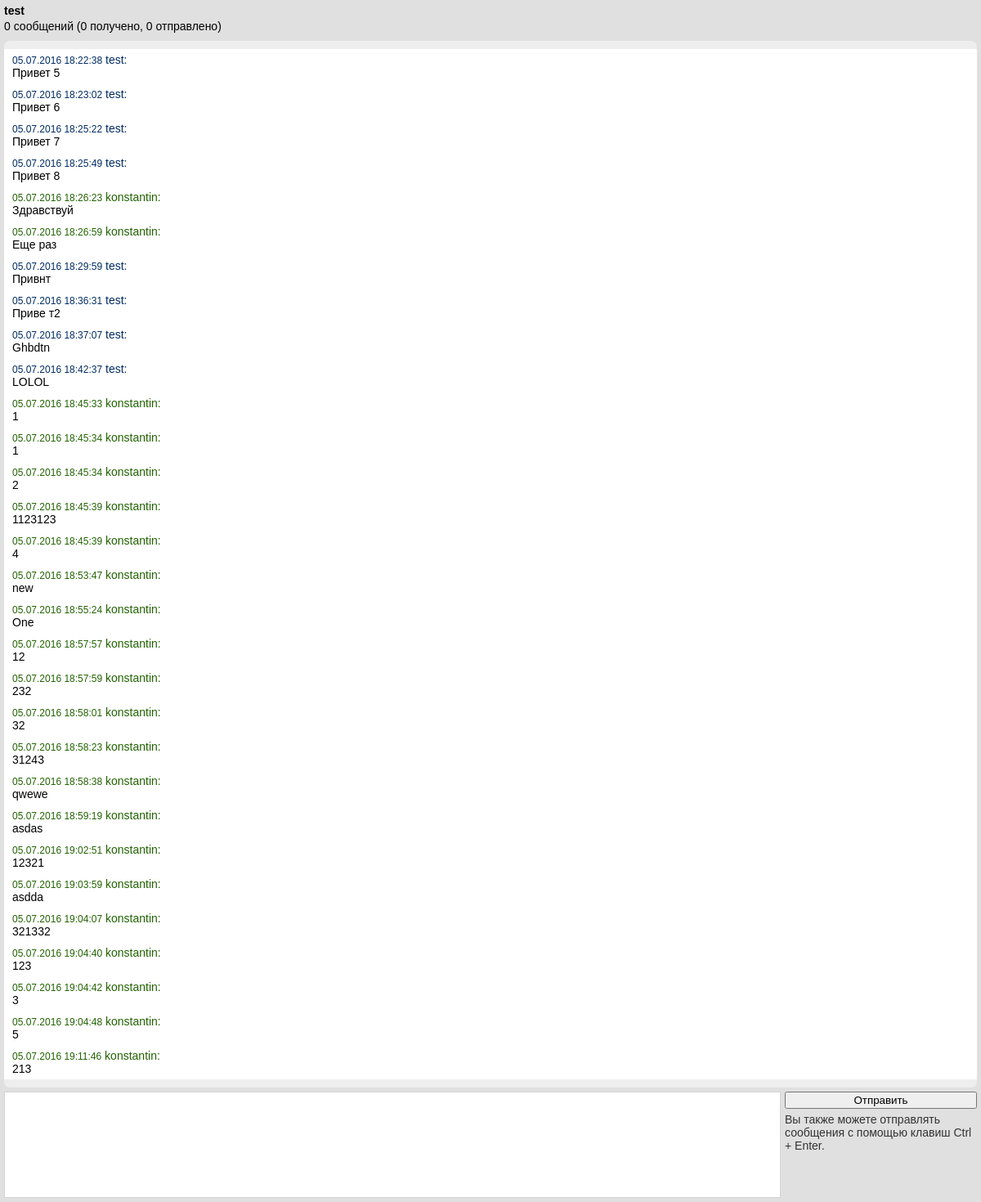
Screenshot of /dialogs/chat/1/ (signed in) with the database file from the repository.
### dialogs/models.py (models this page shows, shortened)
class Thread(models.Model):
    name = models.TextField(blank=True)
    participants = models.ManyToManyField(User)
    last_message = models.DateTimeField(null=True, blank=True, db_index=True)
    def get_participants_list_usernames(self):
        ret = []
        participants = self.participants.all()[:]
        for participant in participants:
            ret.append(participant.username)
        return ret
    def get_name_for_current_user(self, user):
        if self.name:
            return self.name
        participant_list = self.get_participants_list_usernames()
        participant_list.remove(user.username)
        return ", ".join(participant_list)

class Message(models.Model):
    text = models.TextField()
    sender = models.ForeignKey(User)
    thread = models.ForeignKey(Thread)
    datetime = models.DateTimeField(auto_now_add=True, db_index=True)
    has_read = models.BooleanField(default=False)

### dialogs/views.py (the view)
# urls.py: url(r'^chat/(?P<thread_id>\d+)/$', views.chat_view, name='chat'),
@login_required
def chat_view(request, thread_id):
    thread = get_object_or_404(
        Thread,
        id=thread_id,
        participants__id=request.user.id
    )
    messages_info = get_messages_info(request.user.id, thread_id)
    messages = thread.message_set.order_by("-datetime")[:30]
    tz = request.COOKIES.get("timezone")
    if tz:
        pass
    return render(request, 'chat.html', {
        "thread": thread,
        "thread_messages": messages,
        "messages_total": messages_info['total'],
        "messages_sent": messages_info['sent'],
        "messages_received": messages_info['received'],
    })

### dialogs/templatetags/dialog_name.py (called while the page is built)
@register.simple_tag(takes_context=True)
def dialog_name(context, thread):
    return thread.get_name_for_current_user(context['user'])

### dialogs/templatetags/pluralize.py (called while the page is built)
@register.filter
def rupluralize(value, arg):
    args = arg.split(",")
    try:
        number = abs(int(value))
    except TypeError:
        number = 0
    a = number % 10
    b = number % 100
    if (a == 1) and (b != 11):
        return args[0]
    elif (a >= 2) and (a <= 4) and ((b < 10) or (b >= 20)):
        return args[1]
    else:
        return args[2]

### dialogs/utils.py (called while the page is built)
def get_messages_info(user_id, thread_id):
    user_id = str(user_id)
    thread_id = str(thread_id)
    ret = {}
    r = redis.StrictRedis()
    ret['total'] = r.hget(
        "thread_{}_messages".format(thread_id),
        "total_messages"
    )
    ret['sent'] = r.hget(
        "thread_{}_messages".format(thread_id),
        "from_{}".format(user_id)
    )
    if ret['total']:
        ret['total'] = int(ret['total'])
    else:
        ret['total'] = 0
    if ret['sent']:
        ret['sent'] = int(ret['sent'])
    else:
        ret['sent'] = 0
    ret['received'] = ret['total'] - ret['sent']
    return ret

### dialogs/templates/chat.html (shortened to what this page needs)
{% extends "base.html" %}
{% load dialog_name %}
{% block content %}
{% load pluralize %}
<div class="chat">
  <div class="dialog-name">
    <p class="name">{% dialog_name thread %}</p>
    <p class="messages"><span class="total">{{ messages_total }}</span> {{ messages_total|rupluralize:"сообщение,сообщения,сообщений" }} (<span class="received">{{ messages_received }}</span> получено, <span class="sent">{{ messages_sent }}</span> отправлено)</p>
  </div>
  <div class="conversation">
    <div class="mess-old">
      {% for message in thread_messages reversed %}
        <div class="message">
          <div class="author {% if message.sender == user %}we{% else %}partner{% endif %}">
            <span class="datetime">{{ message.datetime|date:"d.m.Y H:i:s" }}</span> {{ message.sender }}:
          </div>
          <p class="message">{{ message.text|linebreaksbr }}</p>
        </div>
      {% endfor %}
    </div>
  </div>
  <form class="message_form">
    <div class="compose">
      <textarea rows="1" cols="30" id="message_textarea"></textarea>
    </div>
    <div class="send">
      <button class="btn" type="button">Отправить</button>
      <p>Вы также можете отправлять сообщения с помощью клавиш Ctrl + Enter.</p>
    </div>
  </form>
</div>
{% endblock content %}

### dialogs/static/dialogs/privatemessages.css (style rules this page uses)
html, body { height: 100%; margin: 0; }
body { font-family: Geneva, Arial, Helvetica, sans-serif; font-size: 14px; color: #000; background: #fff; }
textarea, form p input { border: 1px #d4d4d4 solid; }
div.chat { height: 100%; min-height: 400px; min-width: 600px; position: relative; background-color: #e0e0e0; }
div.chat div.dialog-name { height: 50px; padding: 5px; }
div.chat div.dialog-name p { margin: 0; }
div.chat div.dialog-name p.name { font-weight: bold; margin-bottom: 3px; }
div.chat div.conversation { position: absolute; top: 50px; left: 5px; right: 5px; bottom: 140px; overflow: auto; padding: 0 5px; border-style: solid; border-color: #eee; border-width: 10px 0; background-color: #fff; -webkit-border-radius: 7px; -moz-border-radius: 7px; border-radius: 7px; }
div.chat div.conversation div.message { padding: 5px; }
div.chat div.conversation div.message p, div { margin: 0; }
div.chat div.conversation div.message div.author.partner { color: #002c64; }
div.chat div.conversation div.message div.author.we { color: #216300; }
div.chat div.conversation div.message div.author span.datetime { font-size: 12px; }
div.chat form.message_form { position: absolute; margin: 0; left: 0; right: 0; bottom: 5px; height: 130px; }
div.chat form.message_form div.compose { float: left; height: 100%; width: 80%; padding: 0 5px; -webkit-box-sizing: border-box; -moz-box-sizing: border-box; box-sizing: border-box; }
div.chat form.message_form div.compose textarea { width: 100%; height: 100%; margin: 0; -webkit-box-sizing: border-box; -moz-box-sizing: border-box; box-sizing: border-box; resize: none; }
div.chat form.message_form div.send { float: left; height: 100%; width: 20%; min-width: 100px; padding-right: 5px; -webkit-box-sizing: border-box; -moz-box-sizing: border-box; box-sizing: border-box; }
div.chat form.message_form div.send p { margin-top: 5px; color: #333; }
div.chat form.message_form div.send button { width: 100%; -webkit-box-sizing: border-box; -moz-box-sizing: border-box; box-sizing: border-box; }

### rows the page displays
Thread: name+id "test"
Message: datetime "05.07.2016 18:22:38", sender "test", text "Привет 5"
Message: datetime "05.07.2016 18:23:02", sender "test", text "Привет 6"
Message: datetime "05.07.2016 18:25:22", sender "test", text "Привет 7"
Message: datetime "05.07.2016 18:25:49", sender "test", text "Привет 8"
Message: datetime "05.07.2016 18:26:23", sender "konstantin", text "Здравствуй"
Message: datetime "05.07.2016 18:26:59", sender "konstantin", text "Еще раз"
Message: datetime "05.07.2016 18:29:59", sender "test", text "Привнт"
Message: datetime "05.07.2016 18:36:31", sender "test", text "Приве т2"
Message: datetime "05.07.2016 18:37:07", sender "test", text "Ghbdtn"
Message: datetime "05.07.2016 18:42:37", sender "test", text "LOLOL"
Message: datetime "05.07.2016 18:45:33", sender "konstantin", text "1"
Message: datetime "05.07.2016 18:45:34", sender "konstantin", text "1"
Message: datetime "05.07.2016 18:45:34", sender "konstantin", text "2"
Message: datetime "05.07.2016 18:45:39", sender "konstantin", text "1123123"
Message: datetime "05.07.2016 18:45:39", sender "konstantin", text "4"
Message: datetime "05.07.2016 18:53:47", sender "konstantin", text "new"
Message: datetime "05.07.2016 18:55:24", sender "konstantin", text "One"
Message: datetime "05.07.2016 18:57:57", sender "konstantin", text "12"
Message: datetime "05.07.2016 18:57:59", sender "konstantin", text "232"
Message: datetime "05.07.2016 18:58:01", sender "konstantin", text "32"
Message: datetime "05.07.2016 18:58:23", sender "konstantin", text "31243"
Message: datetime "05.07.2016 18:58:38", sender "konstantin", text "qwewe"
Message: datetime "05.07.2016 18:59:19", sender "konstantin", text "asdas"
Message: datetime "05.07.2016 19:02:51", sender "konstantin", text "12321"
Message: datetime "05.07.2016 19:03:59", sender "konstantin", text "asdda"
Message: datetime "05.07.2016 19:04:07", sender "konstantin", text "321332"
Message: datetime "05.07.2016 19:04:40", sender "konstantin", text "123"
Message: datetime "05.07.2016 19:04:42", sender "konstantin", text "3"
Message: datetime "05.07.2016 19:04:48", sender "konstantin", text "5"
Message: datetime "05.07.2016 19:11:46", sender "konstantin", text "213"

### other values shown
{{ messages_total }} "0"
{{ messages_total|rupluralize:"сообщение,сообщения,сообщений" }} "сообщений"
{{ messages_received }} "0"
{{ messages_sent }} "0"
